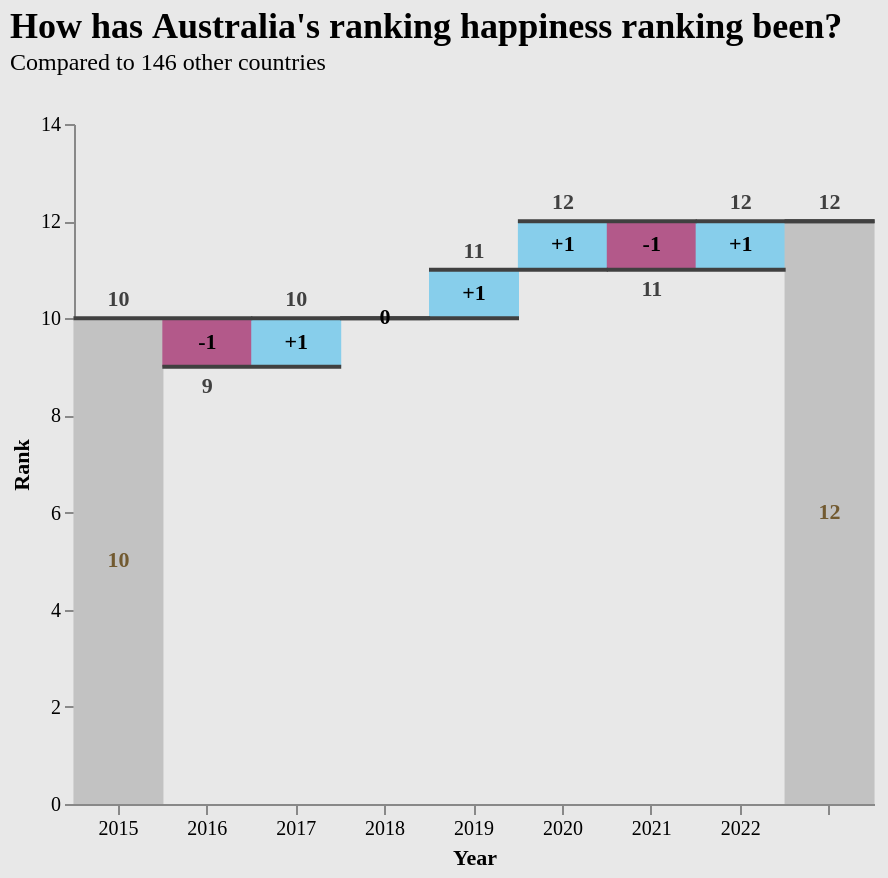

Here is the Vega-Lite specification saved for this chart:
### Vega-Lite specification from a JSON file in a GitHub repository (floating-point values rounded to 4 significant figures)
{"$schema": "https://vega.github.io/schema/vega-lite/v5.json", "title": {"text": "How has Australia's ranking happiness ranking been?", "subtitle": "Compared to 146 other countries"}, "background": "#E8E8E8", "width": 400, "height": 340, "data": {"values": [{"label": "2015", "rank": 10}, {"label": "2016", "rank": -1}, {"label": "2017", "rank": 1}, {"label": "2018", "rank": 0}, {"label": "2019", "rank": 1}, {"label": "2020", "rank": 1}, {"label": "2021", "rank": -1}, {"label": "2022", "rank": 1}, {"label": " ", "rank": 0}]}, "transform": [{"window": [{"op": "sum", "field": "rank", "as": "sum"}]}, {"window": [{"op": "lead", "field": "label", "as": "lead"}]}, {"calculate": "datum.lead === null ? datum.label : datum.lead", "as": "lead"}, {"calculate": "datum.label === ' ' ? 0 : datum.sum - datum.rank", "as": "previous_sum"}, {"calculate": "datum.label === ' ' ? datum.sum - datum.previous_sum : datum.rank", "as": "rank"}, {"calculate": "(datum.label !== '2015' && datum.label !== ' ' && datum.rank > 0 ? '+' : '') + datum.rank", "as": "text_rank"}, {"calculate": "(datum.sum + datum.previous_sum) / 2", "as": "center"}, {"calculate": "datum.sum < datum.previous_sum ? datum.sum : ''", "as": "sum_dec"}, {"calculate": "datum.sum > datum.previous_sum ? datum.sum : ''", "as": "sum_inc"}], "encoding": {"x": {"field": "label", "type": "ordinal", "sort": null, "axis": {"labelAngle": 0, "title": "Year", "labelFont": "Verdana", "titleFont": "Verdana"}}}, "layer": [{"mark": {"type": "bar", "size": 45}, "encoding": {"y": {"field": "previous_sum", "type": "quantitative", "title": "Rank", "scale": {"domain": [0, 14]}, "axis": {"labelFont": "Verdana", "titleFont": "Verdana"}}, "y2": {"field": "sum"}, "color": {"condition": [{"test": "datum.label === '2015' || datum.label === ' '", "value": "#C2C2C2"}, {"test": "datum.sum < datum.previous_sum", "value": "#B3598A"}], "value": "skyblue"}}}, {"mark": {"type": "rule", "color": "#404040", "opacity": 1, "strokeWidth": 2, "xOffset": -22.5, "x2Offset": 22.5}, "encoding": {"x2": {"field": "lead"}, "y": {"field": "sum", "type": "quantitative"}}}, {"mark": {"type": "text", "dy": -4, "baseline": "bottom"}, "encoding": {"y": {"field": "sum_inc", "type": "quantitative"}, "text": {"field": "sum_inc", "type": "nominal"}}}, {"mark": {"type": "text", "dy": 4, "baseline": "top"}, "encoding": {"y": {"field": "sum_dec", "type": "quantitative"}, "text": {"field": "sum_dec", "type": "nominal"}}}, {"mark": {"type": "text", "fontWeight": "bold", "baseline": "middle"}, "encoding": {"y": {"field": "center", "type": "quantitative"}, "text": {"field": "text_rank", "type": "nominal"}, "color": {"condition": [{"test": "datum.label === '2015' || datum.label === ' '", "value": "#725a30"}], "value": "black"}}}], "config": {"view": {"stroke": "transparent"}, "text": {"fontWeight": "bold", "color": "#404040", "font": "Verdana"}, "title": {"anchor": "start", "fontSize": 18, "font": "Verdana", "offset": 20, "subtitleFont": "Verdana"}, "axis": {"grid": false}}}
